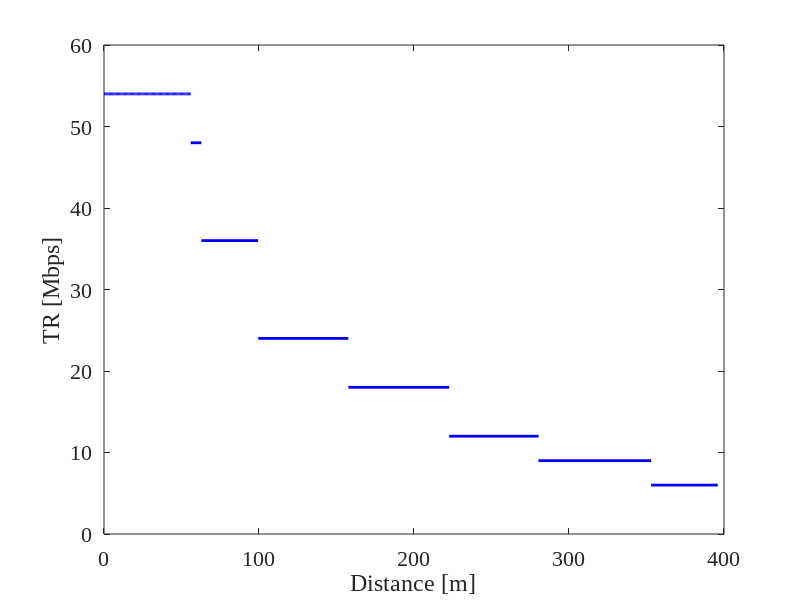

Write the MATLAB code that produced this figure.
% 各伝送レートにおける最大伝送距離の計算
Rmin = [-82 -81 -79 -77 -74 -70 -66 -65]; % 最小受信感度[dBm]
Tp = 10; % 送信電力[dBm]
f = 2.4 * 10^9;
c = 3 * 10^8;
d = zeros(size(Rmin));
Lfs = zeros(size(Rmin));
TR = [6 9 12 18 24 36 48 54];

for i = 1:length(Rmin)
    Lfs(i) = Tp - Rmin(i);
    d(i) = ((10^(Lfs(i)/20)) * c) / (4 * pi * f);
end

% プロット
figure('Position', [100, 100, 800, 500]);
hold on;

for i = 1:length(d)-1
    x = linspace(d(i), d(i+1), 2);
    y = ones(size(x)) * TR(i); % 同じThroughputの値を取る
    plot(x, y, 'b','LineWidth', 2); % 青色でプロット
end

% 最後の区間もプロット
x = linspace(d(end), 0, 100); % d(end)から0までの範囲を100点で分割
y = ones(size(x)) * TR(end); % 54 Mbpsの値を取る
plot(x, y, 'b','LineWidth', 2);

xlabel('Distance [m]', 'FontSize', 20, 'FontName', 'Times New Roman');
ylabel('TR [Mbps]', 'FontSize', 20, 'FontName', 'Times New Roman');
set(gca, 'FontSize', 16, 'FontName', 'Times New Roman');
grid off; % グリッド表示
box on; % 枠表示
hold off;

% y軸のメモリを10ずつ、x軸のメモリを100ずつに設定
yticks(0:10:60); 
xticks(0:100:400);

% y軸の範囲を0から60に設定
ylim([0 60]);


